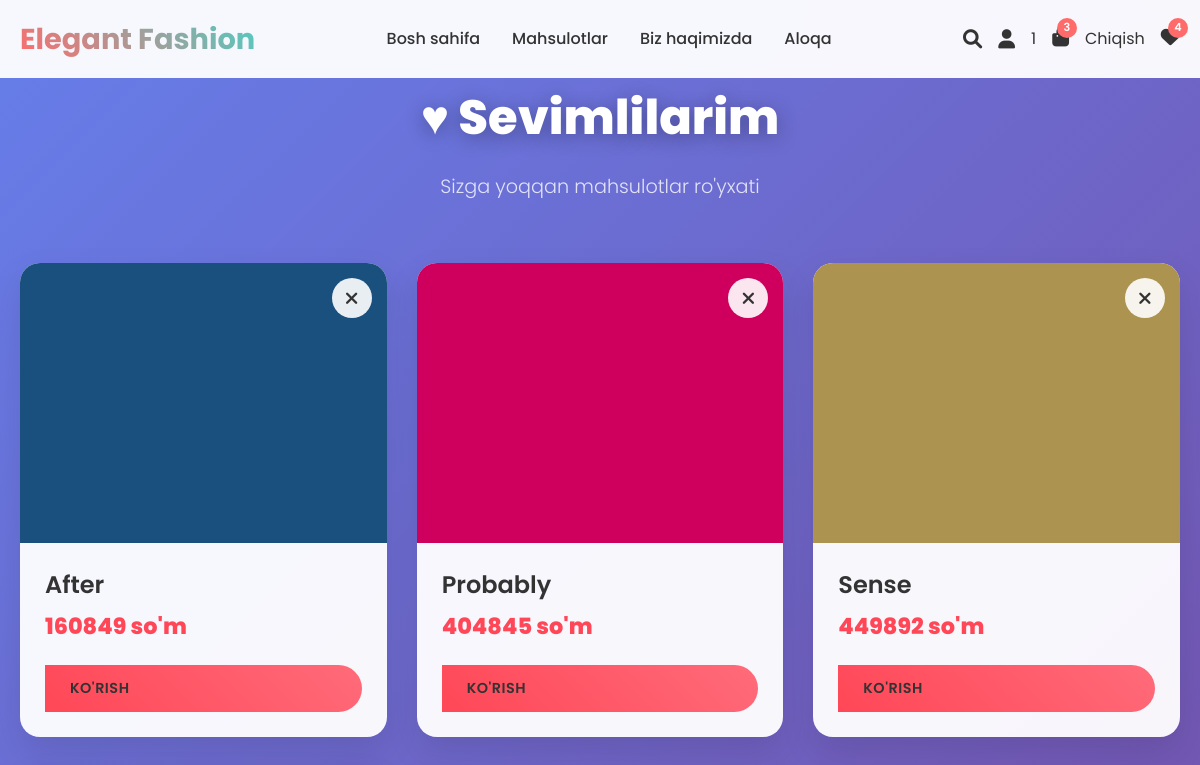
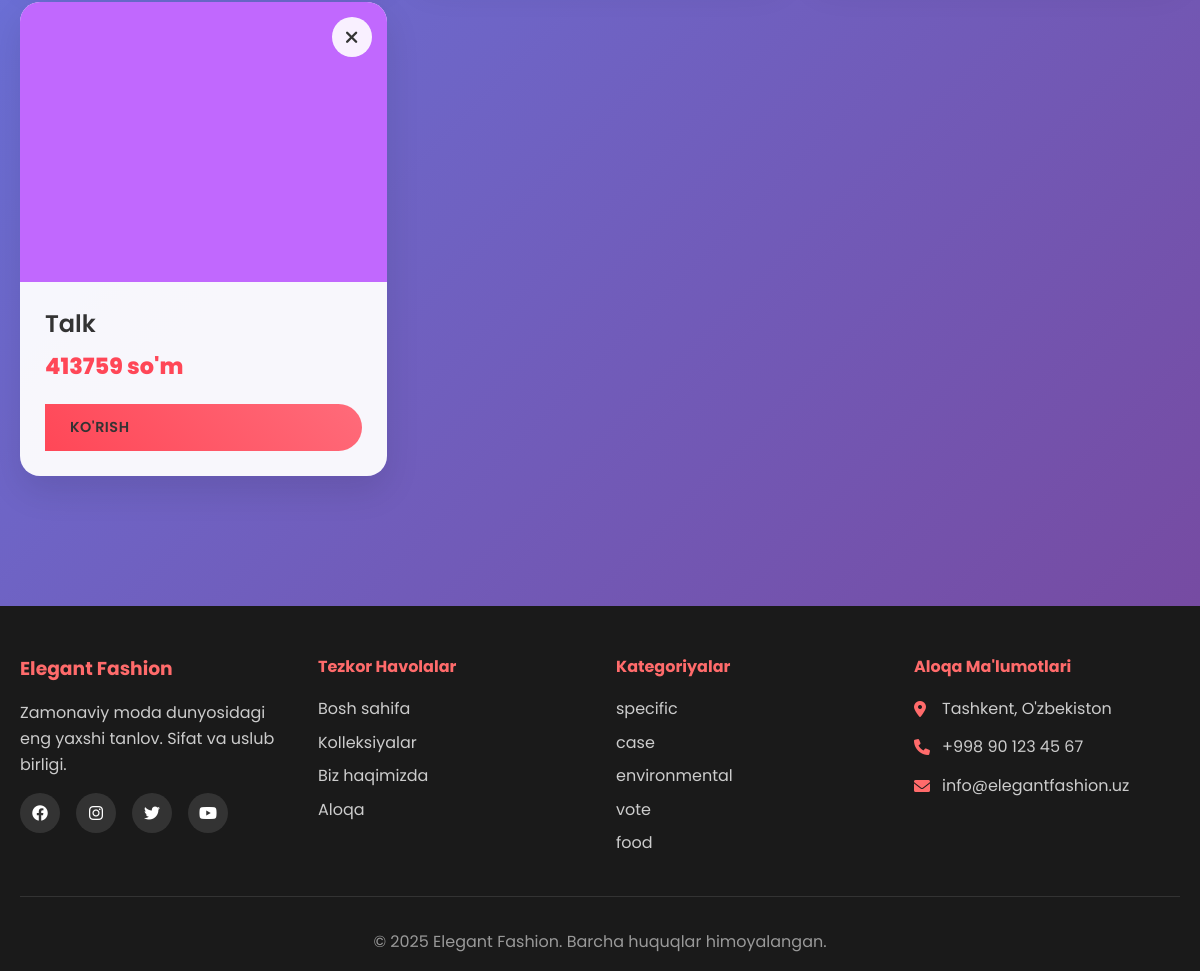
Before: /likes/ (signed in) with the older database file (2 pictures, top to bottom).
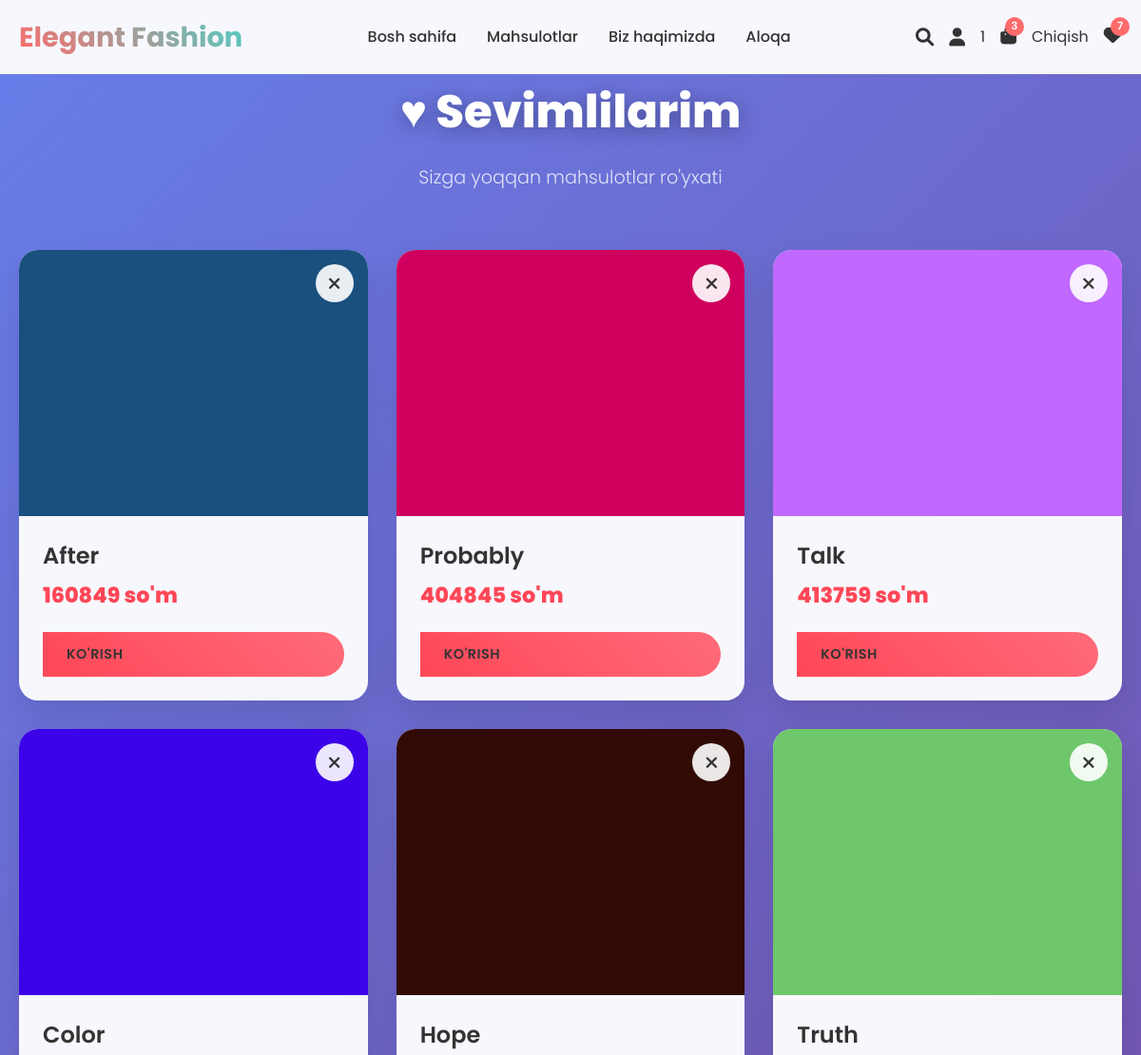
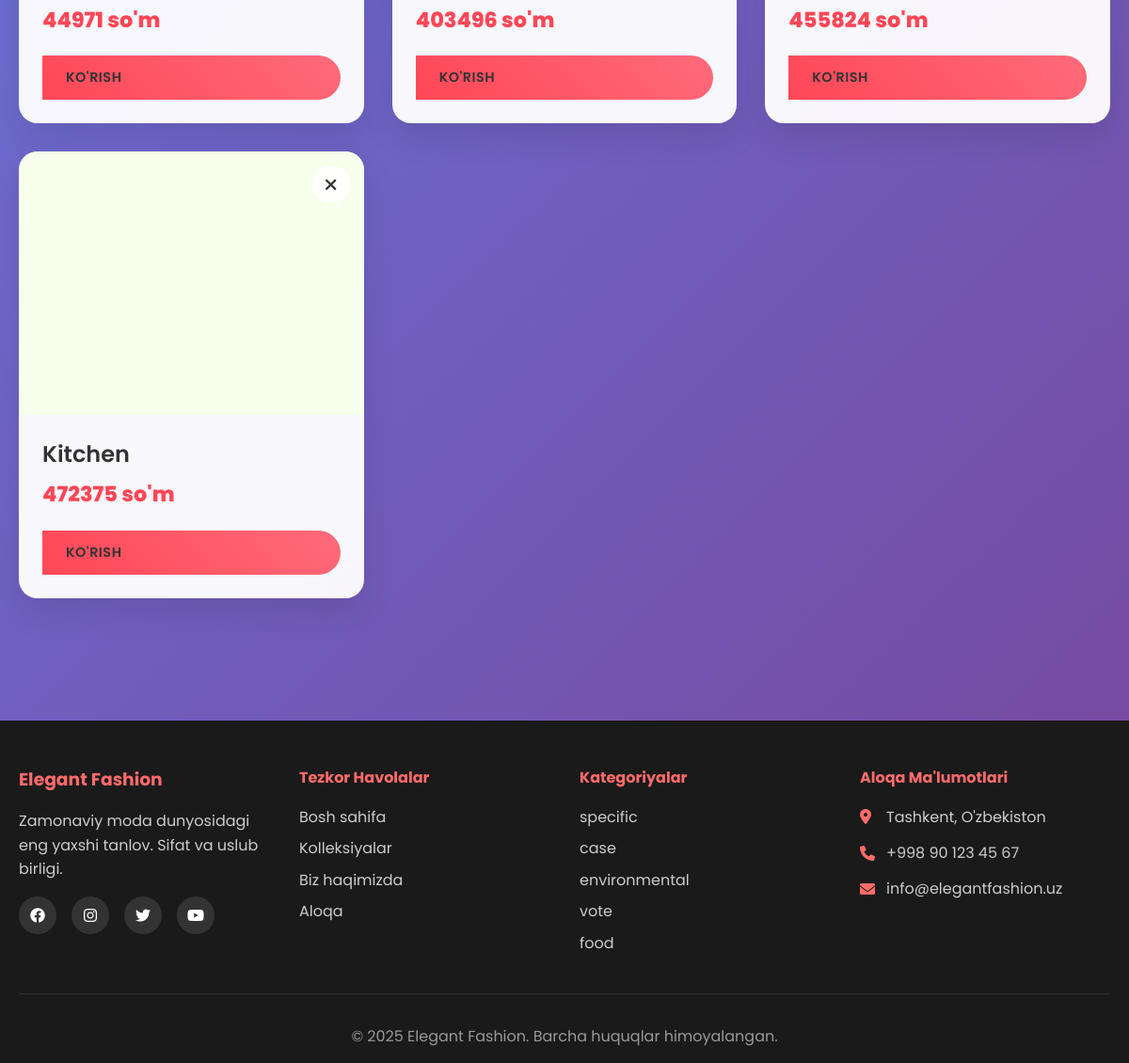
After: the same page with the newer database file (2 pictures, top to bottom).
### home/models.py (models this page shows, shortened)
class Product(models.Model):
    name = models.CharField(max_length=200)
    category = models.ForeignKey('Category', on_delete=models.CASCADE)
    description = models.TextField()
    current_price = models.IntegerField( blank=True, null=True)
    old_price = models.IntegerField( blank=True, null=True)
    main_image = models.ImageField(upload_to='')
    images = models.ManyToManyField('Images')
    grade = models.IntegerField(default=0)
    status = models.ForeignKey('Status', on_delete=models.CASCADE)
    count = models.IntegerField(default=0)
    colors = models.ManyToManyField('Colors')
    sizes = models.ManyToManyField('Sizes')
    materials = models.ForeignKey('Materials', on_delete=models.CASCADE, null=True)
    lengths = models.IntegerField(null=True, blank=True)
    producer = models.ForeignKey('Producer', on_delete=models.CASCADE, null=True)
    guarantee = models.IntegerField(null=True, blank=True)
    content = RichTextField(blank=True, null=True)
    top = models.BooleanField(default=False)

class Category(models.Model):
    name = models.CharField(max_length=100)
    description = models.TextField(null=True, blank=True)
    image = models.ImageField(upload_to='', null=True, blank=True)

### home/views.py (the view)
# urls.py: path('likes/', likes, name='likes'),
def likes(request):
    if request.user.is_authenticated:
        liked_products = Product.objects.filter(like__user=request.user)
        context = {
            'liked_products': liked_products
        }
        return render(request, 'likes.html', context)
    else:
        return redirect('login')

### home/tags.py (called while the page is built)
@register.filter
def likes_count(user):
    if user.is_authenticated:
        return user.like_set.count()
    return 0

@register.filter
def categories(user):
    return Category.objects.all()

@register.filter
def cart_count(user):
    if user.is_authenticated:
        return user.cart_set.count()
    return 0

### templates/likes.html (shortened to what this page needs)
{% extends 'base.html' %}
{% load static %}
{% block content %}
<div class="wishlist-page">
    <div class="container">
        <div class="wishlist-header">
            <h1 class="wishlist-title">♥ Sevimlilarim</h1>
            <p class="wishlist-subtitle">Sizga yoqqan mahsulotlar ro'yxati</p>
        </div>
        {% if liked_products %}
        <div class="products-grid">
            {% for product in liked_products %}
            <div class="wishlist-card">
                <div class="card-image-wrapper">
                    <img src="{{ product.main_image.url }}" alt="{{ product.name }}">
                    <a href="{% url 'like_product' product.id %}?path={{ request.path }}" class="remove-btn"
                        title="O'chirish">
                        <i class="fas fa-times"></i>
                    </a>
                </div>
                <div class="card-content">
                    <h3 class="product-title">{{ product.name }}</h3>
                    <div class="product-price">{{ product.current_price }} so'm</div>
                    <a href="{% url 'product_details' product.id %}" class="btn view-btn">Ko'rish</a>
                </div>
            </div>
            {% endfor %}
        </div>
        {% endif %}
    </div>
</div>
{% endblock %}

### templates/base.html (shortened to what the changed rows need)
{% load static %} {% load tags %}
<!DOCTYPE html>
<html lang="uz">
<head>
    <link rel="stylesheet" href="{% static 'css/style.css' %}">
    <link rel="stylesheet" href="{% static 'css/additional-styles.css' %}">
    <link rel="stylesheet" href="https://cdnjs.cloudflare.com/ajax/libs/font-awesome/6.0.0/css/all.min.css">
</head>
<body>
    <header class="header">
        <nav class="navbar">
            <div class="nav-container">
                <div class="nav-logo">
                    <h2>Elegant Fashion</h2>
                </div>
                <ul class="nav-menu">
                    <li class="nav-item">
                    </li>
                    <li class="nav-item">
                    </li>
                    <li class="nav-item">
                    </li>
                    <li class="nav-item">
                    </li>
                </ul>
                <div class="nav-icons">
                    <i class="fas fa-search"></i>
                    {% if user.is_authenticated %}
                    <i class="fas fa-user"></i> {{ request.user.username }}
                    <a href="{% url 'cart' %}" class="cart-link">
                        <i class="fas fa-shopping-bag"></i>
                        <span class="cart-count">{{ request.user|cart_count }}</span>
                    </a>
                    <a href="{% url 'logout' %}" class="cart-link">
                        Chiqish
                    </a>
                    <a href="{% url 'likes' %}" class="cart-link"><i class="fas fa-heart"></i> <span class="cart-count">{{ request.user|likes_count }}</span></a>
                    {% else %}
                    <a href="{% url 'login' %}"><i class="fas fa-user"></i></a>
                    {% endif %}
                </div>
            </div>
        </nav>
    </header>
    {% block content %}
    {% endblock %}
    <footer id="contact" class="footer">
        <div class="container">
            <div class="footer-content">
                <div class="footer-section">
                    <ul>
                        {% for category in request.user|categories %}
                        <li><a href="{% url 'product' %}?category={{ category.id }}">{{ category.name }}</a></li>
                        {% endfor %}
                    </ul>
                </div>
            </div>
        </div>
    </footer>
</body>
</html>

Changed rows visible on the page:
no longer on this page (row edited): Product: main_image (picture), name "Sense", current_price "449892"
now on this page (row unchanged): Product: main_image (picture), name "Color", current_price "44971"
now on this page (row unchanged): Product: main_image (picture), name "Hope", current_price "403496"
now on this page (row unchanged): Product: main_image (picture), name "Truth", current_price "455824"
now on this page (row unchanged): Product: main_image (picture), name "Kitchen", current_price "472375"
Other visible differences:
{{ request.user|likes_count }}: "4" → "7"
